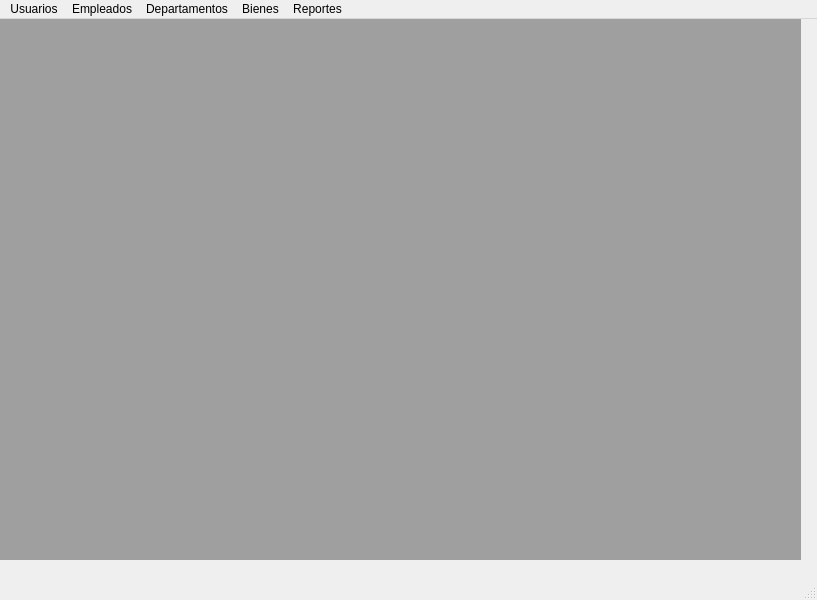
<?xml version="1.0" encoding="UTF-8"?>
<ui version="4.0">
 <class>mdiWindow</class>
 <widget class="QMainWindow" name="mdiWindow">
  <property name="geometry">
   <rect>
    <x>0</x>
    <y>0</y>
    <width>817</width>
    <height>600</height>
   </rect>
  </property>
  <property name="windowTitle">
   <string>Empresa Tres Patitos</string>
  </property>
  <property name="windowIcon">
   <iconset>
    <normaloff>recursos/trespatitos.jpg</normaloff>recursos/trespatitos.jpg</iconset>
  </property>
  <widget class="QWidget" name="centralwidget">
   <widget class="QMdiArea" name="mdiArea">
    <property name="geometry">
     <rect>
      <x>0</x>
      <y>0</y>
      <width>801</width>
      <height>541</height>
     </rect>
    </property>
    <property name="minimumSize">
     <size>
      <width>500</width>
      <height>500</height>
     </size>
    </property>
    <property name="sizeIncrement">
     <size>
      <width>500</width>
      <height>500</height>
     </size>
    </property>
   </widget>
  </widget>
  <widget class="QMenuBar" name="mniMenubar">
   <property name="geometry">
    <rect>
     <x>0</x>
     <y>0</y>
     <width>817</width>
     <height>26</height>
    </rect>
   </property>
   <widget class="QMenu" name="mniUsuarios">
    <property name="title">
     <string>Usuarios</string>
    </property>
    <addaction name="mniUsuario"/>
   </widget>
   <widget class="QMenu" name="mniEmpleados">
    <property name="title">
     <string>Empleados</string>
    </property>
    <addaction name="mniEmpleado"/>
   </widget>
   <widget class="QMenu" name="mniDepartamentos">
    <property name="title">
     <string>Departamentos</string>
    </property>
    <addaction name="mniDepartamento"/>
   </widget>
   <widget class="QMenu" name="mniBienes">
    <property name="title">
     <string>Bienes</string>
    </property>
    <addaction name="mniAsignacionBienes"/>
    <addaction name="mniDesligarBienes"/>
    <addaction name="mniBienes_2"/>
   </widget>
   <widget class="QMenu" name="mniReportes">
    <property name="title">
     <string>Reportes</string>
    </property>
    <addaction name="mniTabla_Reportes"/>
   </widget>
   <addaction name="mniUsuarios"/>
   <addaction name="mniEmpleados"/>
   <addaction name="mniDepartamentos"/>
   <addaction name="mniBienes"/>
   <addaction name="mniReportes"/>
  </widget>
  <widget class="QStatusBar" name="statusbar"/>
  <action name="mniUsuario">
   <property name="text">
    <string>Usuario</string>
   </property>
  </action>
  <action name="mniEmpleado">
   <property name="text">
    <string>Empleados</string>
   </property>
  </action>
  <action name="mniDepartamento">
   <property name="text">
    <string>Departamentos</string>
   </property>
  </action>
  <action name="mniAsignacionBienes">
   <property name="text">
    <string>Asignacion de Bienes</string>
   </property>
  </action>
  <action name="mniTabla_Reportes">
   <property name="text">
    <string>Tabla Reportes</string>
   </property>
  </action>
  <action name="mniDesligarBienes">
   <property name="text">
    <string>Desligar Bienes</string>
   </property>
  </action>
  <action name="mniBienes_2">
   <property name="text">
    <string>Bienes</string>
   </property>
  </action>
 </widget>
 <resources/>
 <connections/>
</ui>
